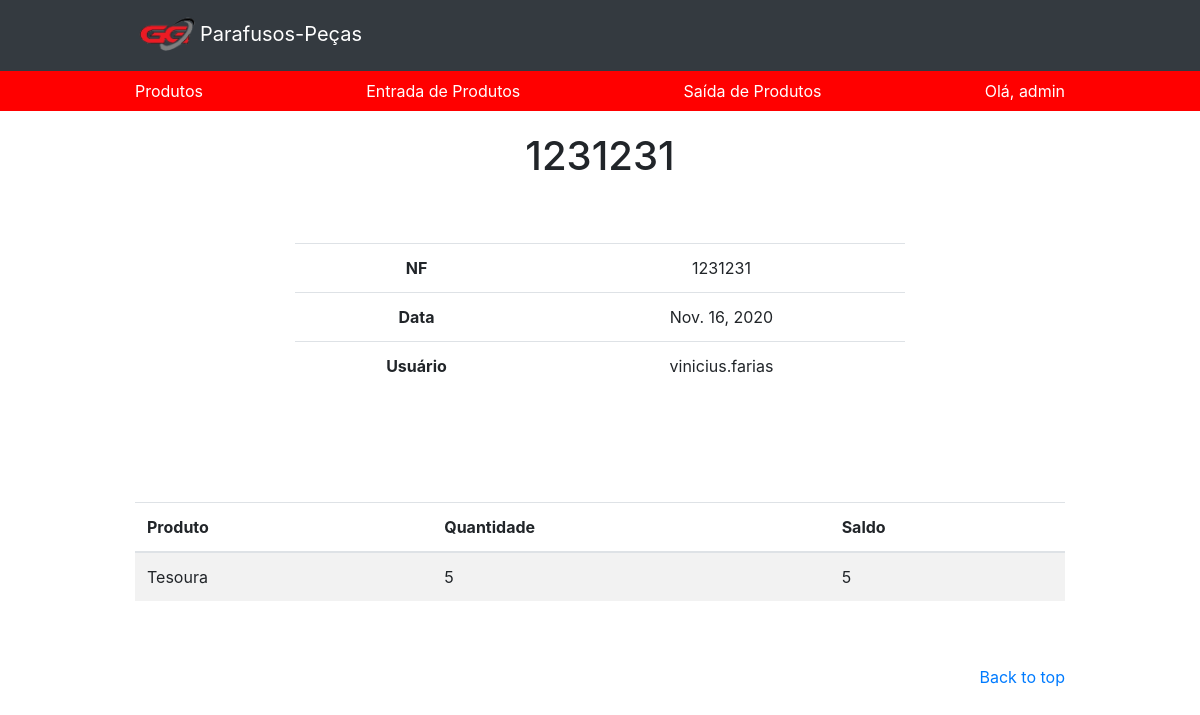
Page /estoque/saida/35/ (signed in) on the committed database.
### app/models.py (models this page shows, shortened)
class TimeStampedModel(models.Model):
    created = models.DateField('criado em', auto_now_add=True, auto_now=False)
    modified = models.DateField('modificado em', auto_now=True, auto_now_add=False)
    class Meta:
        abstract = True

class Estoque(TimeStampedModel):
    usuario = models.ForeignKey(User, on_delete=models.DO_NOTHING)
    nf = models.PositiveIntegerField('nota fiscal', null=True, blank=True)
    movimento = models.CharField(max_length=1, choices=MOVIMENTO, blank=True)
    class Meta:
        ordering = ('-created',)
    def __str__(self):
        return '{}'.format(self.nf)
    def nf_formated(self):
        return str(self.nf).zfill(3)

class EstoqueItens(models.Model):
    estoque = models.ForeignKey(Estoque, on_delete=models.CASCADE, related_name='estoques')
    produto = models.ForeignKey(Produto, on_delete=models.CASCADE)
    quantidade = models.PositiveIntegerField()
    saldo = models.PositiveIntegerField(blank=True)
    class Meta:
        ordering=('pk',)

class Produto(models.Model):
    nome = models.CharField(max_length=100)
    codigo = models.IntegerField(default=None)
    marca = models.CharField(max_length=100, default=None)
    quantidade = models.IntegerField()
    preco = models.DecimalField(max_digits=100, decimal_places= 2, default=None)
    ativo = models.BooleanField(default=True)
    def __str__(self):
        return str(self.nome)
    class Meta:
        db_table = 'produto'

### app/views.py (the view)
# urls.py: path('estoque/saida/<int:id>/', views.estoque_saida_detail, name='estoque_saida_detail'),
@login_required(login_url='/login')
def estoque_saida_detail(request, id):
    template_name = 'app/estoque_saida_detail.html'
    obj = EstoqueSaida.objects.get(id=id)
    context={'object': obj}
    return render(request, template_name, context)

### app/managers.py (called while the page is built)
    def get_queryset(self):
        return super(EstoqueSaidaManager, self).get_queryset().filter(movimento='s')

### app/templates/app/estoque_saida_detail.html (shortened to what this page needs)
<!DOCTYPE html>
<html>
<head>
    {% load static %}
    <link rel="stylesheet" type="text/css" href="{% static 'app/css/bootstrap/bootstrap.min.css' %}">
    <link rel="stylesheet" type="text/css" href="{% static 'app/css/produto.css' %}">
    <link rel="stylesheet" href="https://cdnjs.cloudflare.com/ajax/libs/font-awesome/4.7.0/css/font-awesome.min.css">
</head>
<body>
    <header>
        {% include "app/header.html"  %}
    </header>
        <section class="jumbotron text-center">
            <div class="container">
            <h1>{{ object }}</h1>
                <br>
                <br>
                <table class="table table-user-information">
                    <tbody>
                      <tr>
                        <th class="">NF</th>
                        <td>
                          {{ object.nf_formated }}
                        </td>
                      </tr>
                      <tr>
                        <th class="">Data</th>
                        <td>{{ object.created }}</td>
                      </tr>
                      <tr>
                        <th class="">Usuário</th>
                        <td>{{ object.usuario.username }}</td>
                      </tr>
                    </tbody>
                  </table>
            </div>
        </section>
        <div class="container">
            	<table class="table table-striped">
	            	<thead>
	            		<tr>
	            			<th>Produto</th>
	            			<th>Quantidade</th>
	            			<th>Saldo</th>
	            		</tr>
	            	</thead>
	            	<tbody>
	            		{% for obj in object.estoques.all %}
	            		<tr>
	            			<td>{{ obj.produto }}</td>
	            			<td>{{ obj.quantidade }}</td>
	            			<td>{{ obj.saldo }}</td>
	            		</tr>
	            		{% endfor %}
	            	</tbody>
	            </table>
            </div>
        <footer class="text-muted">
            <div class="container">
                <p class="float-right">
                    <a href="#">Back to top</a>
                </p>
            </div>
        </footer>
    </body>
</html>

### app/templates/app/header.html (shortened to what this page needs)
{% load static %}
<nav style="display: flex;" class="navbar navbar-expand-lg navbar-dark bg-dark">
    <div class="container">
        <a class="navbar-brand" href="{% url 'home' %}"><img src="{% static 'app/img/icn.png' %}" alt="some text" width=65 height=45>Parafusos-Peças</a>
    </div>
</nav>
<nav class="site-header mini-nav" style="display: flex; flex-flow: row wrap; justify-content: flex-end;">
    <div class="container d-flex flex-column flex-md-row justify-content-between">
        <a class="py-2 d-none d-md-inline-block" href="{% url 'products' %}">Produtos</a>
        <a class="py-2 d-none d-md-inline-block" href="{% url 'estoque_entrada' %}">Entrada de Produtos</a>
        <a class="py-2 d-none d-md-inline-block" href="{% url 'estoque_saida' %}">Saída de Produtos</a>
        {% if user.is_authenticated %}
        <div class="dropdown">
          <a class="py-2 d-none d-md-inline-block" href="#" role="button" id="dropdownMenuLink" data-toggle="dropdown" aria-haspopup="true" aria-expanded="false"> Olá, {{ user.username}}</a>
        </div>
        {% endif %}
        </div>
</nav>

### app/static/app/css/produto.css (style rules this page uses)
.navbar-brand { display: inline-block; padding-top: .3125rem; margin-right: 50rem; font-size: 1.25rem; line-height: inherit; white-space: nowrap; }
.container { max-width: 960px; }
.site-header { background-color: rgba(0, 0, 0, .85); -webkit-backdrop-filter: saturate(180%) blur(20px); backdrop-filter: saturate(180%) blur(20px); }
.site-header a { color: #999; transition: ease-in-out color .15s; }
.jumbotron { padding-top: 3rem; padding-bottom: 3rem; margin-bottom: 0; background-color: #fff; }
@media (min-width: 768px) { .jumbotron { padding-top: 6rem; padding-bottom: 6rem; } }
.jumbotron h1 { font-size: 2.5rem; margin-top: -75px; margin-bottom: 15px; }
.jumbotron .container { max-width: 40rem; }
footer { padding-top: 3rem; padding-bottom: 3rem; }
footer p { margin-bottom: .25rem; }
.mini-nav { background-color: red; }
.mini-nav a { color: white }

### rows in the picture
Estoque: nf "1231231", nf_formated "1231231", created "Nov. 16, 2020", usuario.username "vinicius.farias"
EstoqueItens: produto "Tesoura", quantidade "5", saldo "5"

### other values in the picture
{{ user.username }} "admin"
